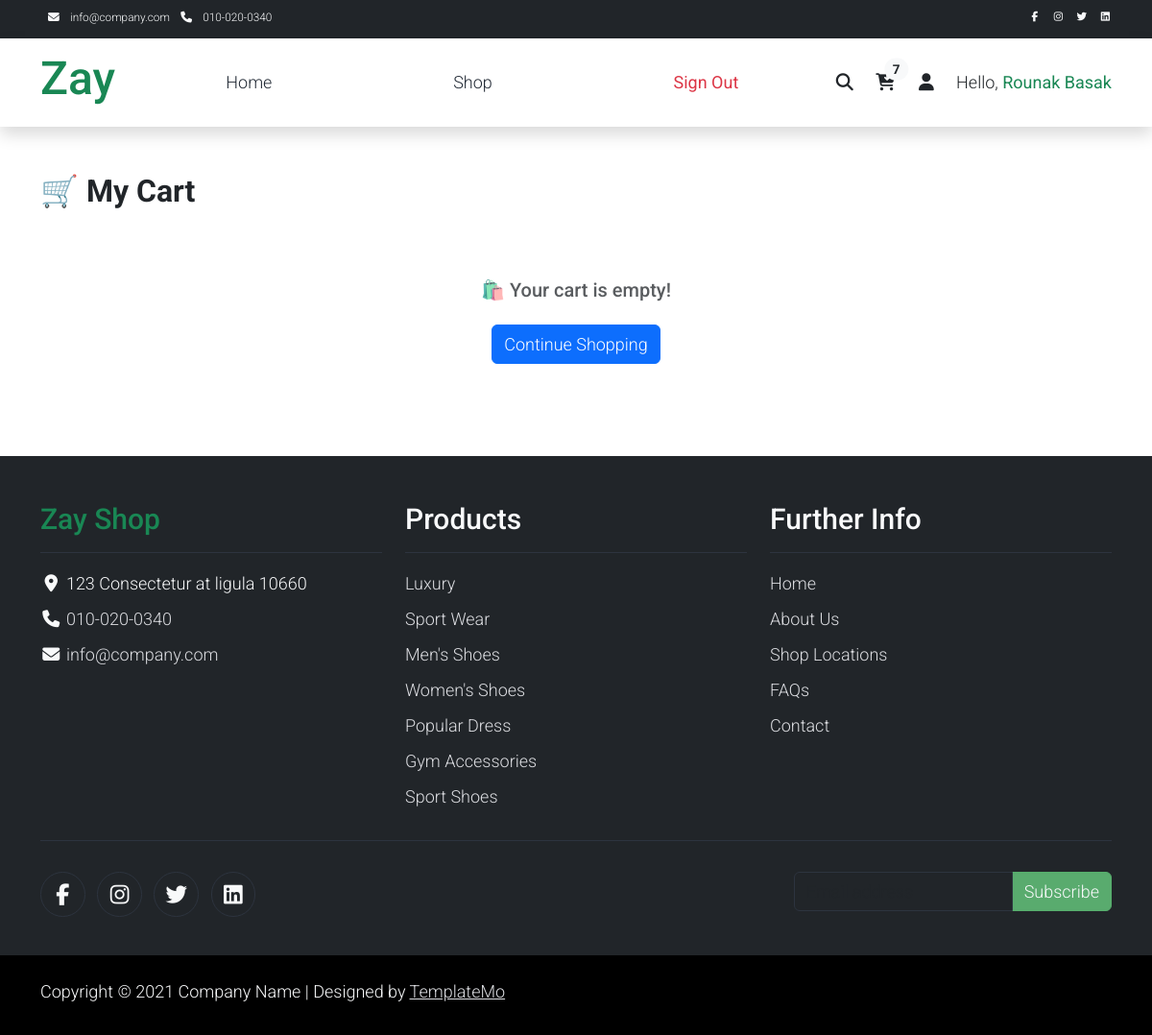
Before: /commerce/cart/ (signed in) with the older database file.
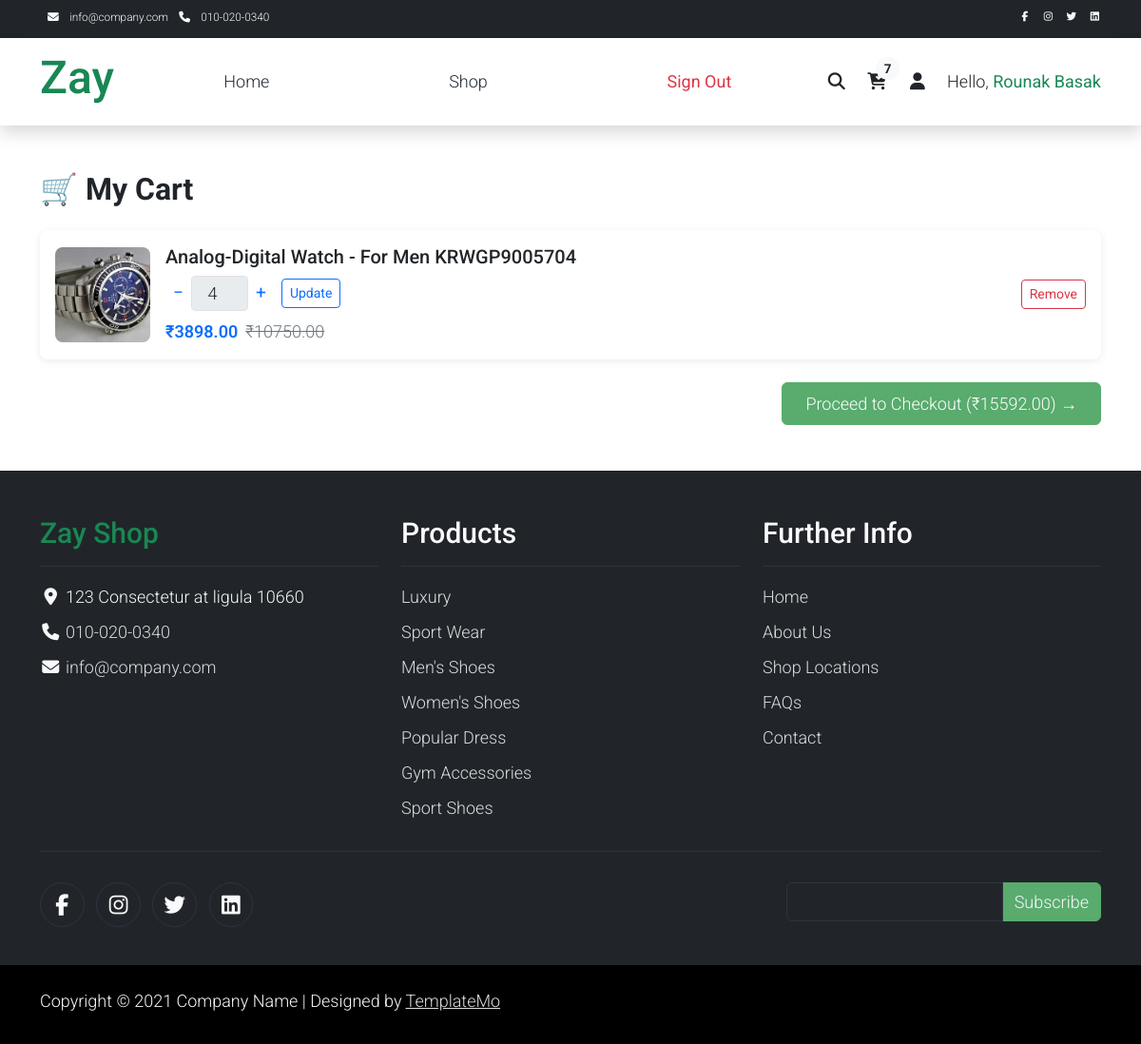
After: the same page with the newer database file.
### commerce/models.py (models this page shows, shortened)
class Cart(models.Model):
    product = models.ForeignKey(Product, on_delete=models.CASCADE)
    user = models.ForeignKey(User, on_delete=models.CASCADE)
    quantity = models.PositiveIntegerField(default=1)

class Product(models.Model):
    gender_choices = [
        ('Male', 'Male'),
        ('Female', 'Female'),
        ('Unisex', 'Unisex'),
    ]
    name = models.CharField(max_length=200)
    category = models.ForeignKey(Category, on_delete=models.CASCADE)
    original_price = models.DecimalField(max_digits=10, decimal_places=2)
    discounted_price = models.DecimalField(max_digits=10, decimal_places=2)
    image = models.ImageField(upload_to='product_images/')
    gender = models.CharField(max_length=50, choices=gender_choices, default='Unisex')
    description = models.TextField()
    stock = models.PositiveIntegerField()
    is_featured = models.BooleanField(default=False)

### commerce/views.py (the view)
# urls.py: path("cart/",My_cart , name="cart"),
@login_required( login_url='login' )
def My_cart(request):
    carts = Cart.objects.filter(user = request.user)
    total_price = 0
    for i in range(0, len(carts)):
        total_price += carts[i].product.discounted_price * carts[i].quantity
    data = {'carts': carts, 'total_price':total_price}
    return render(request, 'cart.html', data)

### commerce/templates/cart.html (shortened to what this page needs)
{% extends "base.html" %}
{% load static %}
{% block content %}
<link href="https://cdn.jsdelivr.net/npm/bootstrap@5.3.2/dist/css/bootstrap.min.css" rel="stylesheet">
<div class="container py-5">
  <h2 class="fw-bold mb-4">🛒 My Cart</h2>
  {% if carts %}
    {% for cart in carts %}
      <div class="cart-item bg-white p-3 mb-3 d-flex align-items-center justify-content-between">
        <div class="d-flex align-items-center gap-3">
          <img src="{{ cart.product.image.url }}" alt="{{ cart.product.name }}" class="cart-img">
          <div>
            <h5 class="mb-1">{{ cart.product.name }}</h5>
            <div class="d-flex align-items-center mt-2">
              <form action="{% url 'update_cart' cart.id %}" method="POST" class="d-flex align-items-center m-0">
                <button type="button" class="qty-btn" onclick="changeQty(this, -1)">−</button>
                <input type="number" name="quantity" value="{{ cart.quantity }}" min="1" class="form-control form-control-sm quantity-input" readonly>
                <button type="button" class="qty-btn" onclick="changeQty(this, 1)">+</button>
                <button type="submit" class="btn btn-sm btn-outline-primary ms-2">Update</button>
              </form>
            </div>
            <div class="d-flex align-items-center gap-2 mt-2">
              {% if cart.product.discounted_price < cart.product.original_price %}
                <span class="price-discounted">₹{{ cart.product.discounted_price }}</span>
                <span class="price-original">₹{{ cart.product.original_price }}</span>
              {% else %}
                <span class="price-discounted">₹{{ cart.product.original_price }}</span>
              {% endif %}
            </div>
          </div>
        </div>
        <div>
          <form action="{% url 'remove_item' cart.id %}" method="POST" class="m-0">
            <button type="submit" class="btn btn-outline-danger btn-sm">Remove</button>
          </form>
        </div>
      </div>
    {% endfor %}
    <div class="text-end mt-4">
      <a href="#" class="btn btn-success px-4 py-2">Proceed to Checkout (₹{{ total_price }}) →</a>
    </div>
  {% else %}
    <div class="text-center py-5">
      <h5 class="text-muted">🛍️ Your cart is empty!</h5>
      <a href="{% url 'shop' %}" class="btn btn-primary mt-3">Continue Shopping</a>
    </div>
  {% endif %}
</div>
{% endblock content %}

Changed rows visible on the page:
added Cart: product.image (picture), product.name "Analog-Digital Watch - For Men KRWGP9005704", quantity "4", product.discounted_price "3898.00", product.original_price "10750.00"
Other visible differences:
{{ total_price }}: (not shown) → "15592.00"
text no longer shown: "🛍️ Your cart is empty! Continue Shopping"
text now shown: "Proceed to Checkout (₹ ) →"
